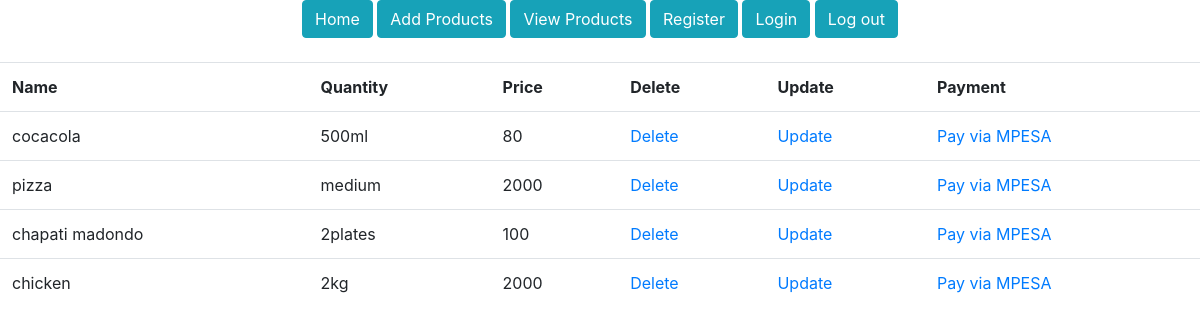
Screenshot of /products/ (signed in) with the database file from the repository.
### morningDjangoproject/models.py (models this page shows)
class Product(models.Model):
    prod_name =models.CharField(max_length=30, blank=False, null=False)
    prod_quantity =models.CharField(max_length=30, blank=False, null=False)
    prod_price =models.CharField(max_length=30, blank=False, null=False)

### morningDjangoproject/views.py (the view)
# urls.py: path('products/', general_views.view_products, name='products'),
@login_required
def view_products(request):
    products =Product.objects.all()
    return render(request, 'products.html', {'products': products})

### templates/products.html
{% extends 'base.html' %}
{% load static %}
{% block content %}
    <section class="product-section">
        <div class="products-section-container">
            <table class="table">
                <tr>
                    <th>Name</th>
                    <th>Quantity</th>
                    <th>Price</th>
                    <th>Delete</th>
                    <th>Update</th>
                    <th>Payment</th>
                </tr>
                {% for product in products %}
                    <tr>
                        <td>{{ product.prod_name }}</td>
                        <td>{{ product.prod_quantity }}</td>
                        <td>{{ product.prod_price }}</td>
                        <td><a href="/delete-products/{{ product.id }}">Delete</a></td>
                        <td><a href="/update-products/{{ product.id }}">Update</a></td>
                        <td><a href="/pay/{{ product.id }}">Pay via MPESA</a></td>
                    </tr>
                {% endfor %}
            </table>
        </div>
    </section>
{% endblock %}

### templates/base.html (shortened to what this page needs)
<!DOCTYPE html>
<html lang="en">
<head>
    {% load static %}
    {% load crispy_forms_tags %}
    <link rel="stylesheet" href={% static "bootstrap/css/bootstrap.css" %}>
</head>
<body>
<section class="navigation-section">
    <div class="navigation-section-container d-flex justify-content-center mb-4">
        <nav class="navigation">
            <a href={% url 'home' %}><button class="btn btn-info">Home</button></a>
            <a href={% url 'add_products' %}><button class="btn btn-info">Add Products</button></a>
            <a href={% url 'products' %}><button class="btn btn-info">View Products</button></a>
            <a href={% url 'register' %}><button class="btn btn-info">Register</button></a>
            <a href={% url 'login' %}><button class="btn btn-info">Login</button></a>
            <a href={% url 'logout' %}><button class="btn btn-info">Log out</button></a>
        </nav>
    </div>
</section>
{% block content %}
{% endblock %}
</body>
</html>

### rows the page displays
Product: prod_name "cocacola", prod_quantity "500ml", prod_price "80"
Product: prod_name "pizza", prod_quantity "medium", prod_price "2000"
Product: prod_name "chapati madondo", prod_quantity "2plates", prod_price "100"
Product: prod_name "chicken", prod_quantity "2kg", prod_price "2000"
